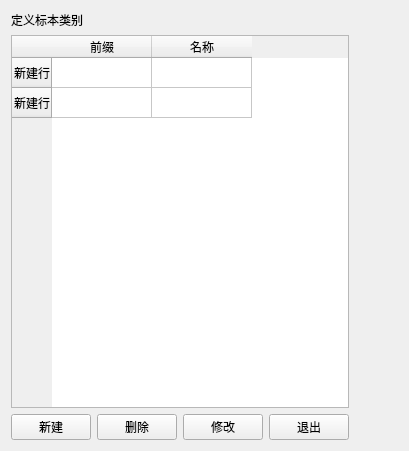
<?xml version="1.0" encoding="UTF-8"?>
<ui version="4.0">
 <class>speciatypeset</class>
 <widget class="QWidget" name="speciatypeset">
  <property name="geometry">
   <rect>
    <x>0</x>
    <y>0</y>
    <width>409</width>
    <height>451</height>
   </rect>
  </property>
  <property name="windowTitle">
   <string>Form</string>
  </property>
  <layout class="QVBoxLayout" name="verticalLayout_2">
   <item>
    <layout class="QHBoxLayout" name="horizontalLayout_2">
     <item>
      <layout class="QVBoxLayout" name="verticalLayout">
       <item>
        <widget class="QLabel" name="label">
         <property name="text">
          <string>定义标本类别</string>
         </property>
        </widget>
       </item>
       <item>
        <widget class="QTableWidget" name="tableWidget">
         <row>
          <property name="text">
           <string>新建行</string>
          </property>
         </row>
         <row>
          <property name="text">
           <string>新建行</string>
          </property>
         </row>
         <column>
          <property name="text">
           <string>前缀</string>
          </property>
         </column>
         <column>
          <property name="text">
           <string>名称</string>
          </property>
         </column>
        </widget>
       </item>
       <item>
        <layout class="QHBoxLayout" name="horizontalLayout">
         <item>
          <widget class="QPushButton" name="pushButtonNew">
           <property name="text">
            <string>新建</string>
           </property>
          </widget>
         </item>
         <item>
          <widget class="QPushButton" name="pushButtonDelete">
           <property name="text">
            <string>删除</string>
           </property>
          </widget>
         </item>
         <item>
          <widget class="QPushButton" name="pushButtonUpdate">
           <property name="text">
            <string>修改</string>
           </property>
          </widget>
         </item>
         <item>
          <widget class="QPushButton" name="pushButtonExit">
           <property name="text">
            <string>退出</string>
           </property>
          </widget>
         </item>
        </layout>
       </item>
      </layout>
     </item>
     <item>
      <spacer name="horizontalSpacer">
       <property name="orientation">
        <enum>Qt::Horizontal</enum>
       </property>
       <property name="sizeHint" stdset="0">
        <size>
         <width>40</width>
         <height>20</height>
        </size>
       </property>
      </spacer>
     </item>
    </layout>
   </item>
  </layout>
 </widget>
 <resources/>
 <connections/>
</ui>
